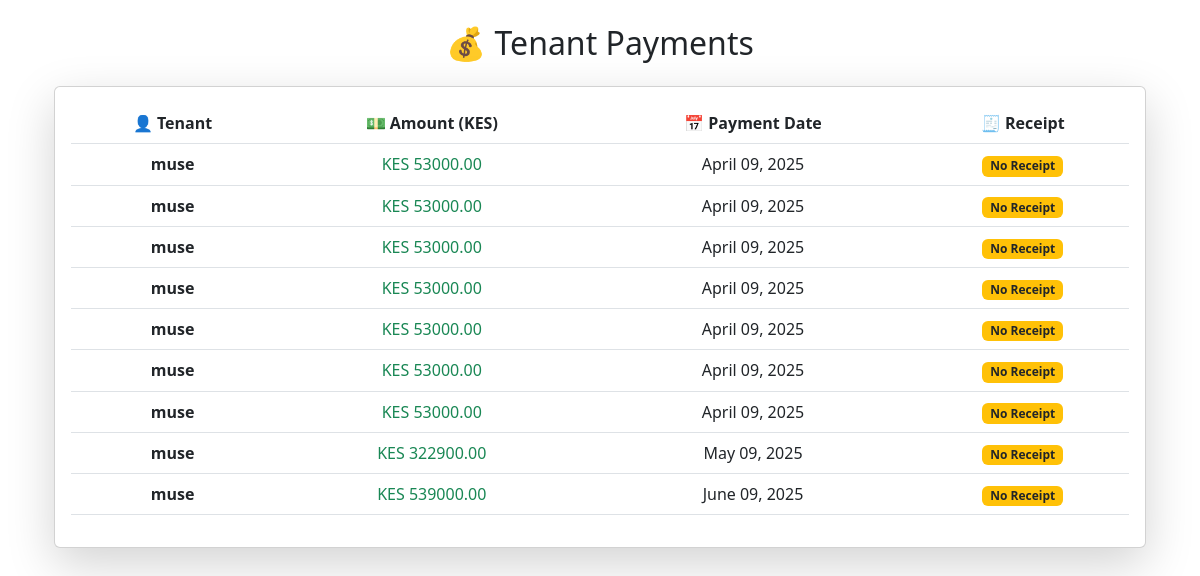
/payments/tenant/2/ (signed in), run on the app's committed database.
### users/models.py (models this page shows, shortened)
class Payment(models.Model):
    tenant = models.ForeignKey(Tenant, on_delete=models.CASCADE)
    payment_date = models.DateField(default=timezone.now)
    amount_paid = models.DecimalField(max_digits=10, decimal_places=2)
    receipt = models.FileField(upload_to="receipts/", blank=True, null=True)
    PAYMENT_METHODS = [
        ('M-Pesa', 'M-Pesa'),
        ('Bank', 'Bank Transfer'),
        ('Cash', 'Cash'),
    ]
    payment_method = models.CharField(max_length=10, choices=PAYMENT_METHODS)
    STATUS_CHOICES = [
        ('Paid', 'Paid'),
        ('Pending', 'Pending'),
        ('Overdue', 'Overdue'),
    ]
    status = models.CharField(max_length=10, choices=STATUS_CHOICES, default='Pending')

class Tenant(models.Model):
    name = models.CharField(max_length=255)
    email = models.EmailField(unique=True)
    phone = models.CharField(max_length=20)
    property = models.ForeignKey(Property, related_name='tenants', on_delete=models.CASCADE,blank=True,null=True)
    move_in_date = models.DateField()
    rent_amount = models.DecimalField(max_digits=10, decimal_places=2)
    id_document = models.FileField(upload_to='tenant_documents/', blank=True, null=True)

### users/views.py (the view)
# urls.py: path('payments/tenant/<int:tenant_id>/', tenant_payments, name='tenant_payments'),  # View payments for a specific tenant
@login_required
def tenant_payments(request, tenant_id):
    tenant = get_object_or_404(Tenant, id=tenant_id)
    payments = Payment.objects.filter(tenant=tenant)
    return render(request, 'tenant/tenant_payments.html', {'payments': payments, 'tenant': tenant})

### users/templates/tenant/tenant_payments.html
{% extends "users/base.html" %}
{% block content %}
<div class="container mt-4">
    <h2 class="text-center mb-4">💰 Tenant Payments</h2>
    <div class="card shadow-lg p-3 bg-white rounded">
        <div class="table-responsive">
            <table class="table table-hover text-center">
                <thead class="bg-dark text-white">
                    <tr>
                        <th>👤 Tenant</th>
                        <th>💵 Amount (KES)</th>
                        <th>📅 Payment Date</th>
                        <th>🧾 Receipt</th>
                    </tr>
                </thead>
                <tbody>
                    {% for payment in payments %}
                    <tr>
                        <td class="fw-bold">{{ payment.tenant.name }}</td>
                        <td class="text-success">KES {{ payment.amount_paid|floatformat:2 }}</td>
                        <td>{{ payment.payment_date|date:"F d, Y" }}</td>
                        <td>
                            {% if payment.receipt %}
                                <a href="{{ payment.receipt.url }}" class="btn btn-outline-primary btn-sm" target="_blank">
                                    📄 View Receipt
                                </a>
                            {% else %}
                                <span class="badge bg-warning text-dark">No Receipt</span>
                            {% endif %}
                        </td>
                    </tr>
                    {% empty %}
                    <tr>
                        <td colspan="4" class="text-muted">No payments recorded.</td>
                    </tr>
                    {% endfor %}
                </tbody>
            </table>
        </div>
    </div>
</div>
{% endblock %}

### data on the page
Payment: tenant.name "muse", amount_paid "53000.00", payment_date "April 09, 2025", receipt "No Receipt"
Payment: tenant.name "muse", amount_paid "53000.00", payment_date "April 09, 2025", receipt "No Receipt"
Payment: tenant.name "muse", amount_paid "53000.00", payment_date "April 09, 2025", receipt "No Receipt"
Payment: tenant.name "muse", amount_paid "53000.00", payment_date "April 09, 2025", receipt "No Receipt"
Payment: tenant.name "muse", amount_paid "53000.00", payment_date "April 09, 2025", receipt "No Receipt"
Payment: tenant.name "muse", amount_paid "53000.00", payment_date "April 09, 2025", receipt "No Receipt"
Payment: tenant.name "muse", amount_paid "53000.00", payment_date "April 09, 2025", receipt "No Receipt"
Payment: tenant.name "muse", amount_paid "322900.00", payment_date "May 09, 2025", receipt "No Receipt"
Payment: tenant.name "muse", amount_paid "539000.00", payment_date "June 09, 2025", receipt "No Receipt"
